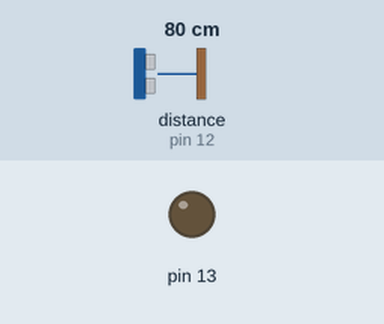
Simulated run of this sketch. Board: Arduino Uno, built with avr-gcc and run on an emulated ATmega328P. Parts: output pins drawn as LEDs (lit = HIGH). Inputs (shaded band) come from the test bench; at power-on: distance to the obstacle (sensor on pin 12) 80 cm. The echo pulse lasts 58.3 µs per cm.

Above: at 1.2 s.
1.3 s: distance to the obstacle (sensor on pin 12) set to 17 cm
2.8 s: distance to the obstacle (sensor on pin 12) set to 14 cm
At 3.5 s:
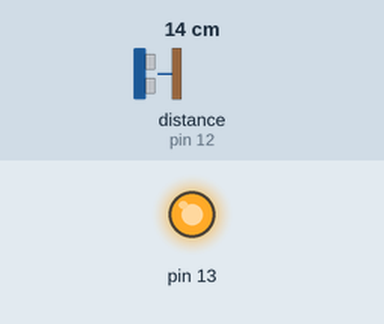
5.8 s: distance to the obstacle (sensor on pin 12) set to 7 cm
8.8 s: distance to the obstacle (sensor on pin 12) set to 4 cm
At 9.5 s:
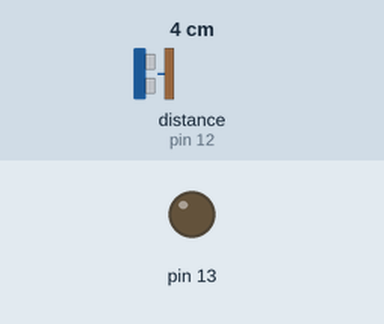
10.3 s: distance to the obstacle (sensor on pin 12) set to 2 cm
At 11.6 s:
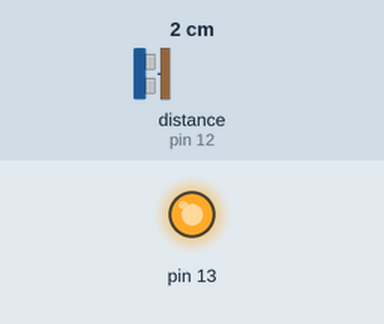
Timing chart, 0 to 12.8 s (numbered marks = the images above; inputs shaded):
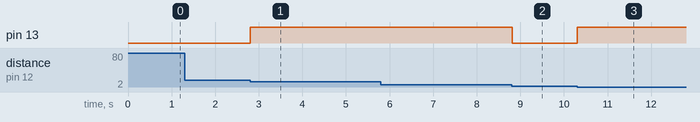

The sketch:

ultranewping.ino
```cpp
#include <NewPing.h>

#define trig 11
#define echo 12
#define MAX_distance 400
NewPing sonic(trig , echo, MAX_distance);
int distance;
void setup() {
  // put your setup code here, to run once:
pinMode(13,HIGH);
}

void loop() {
  // put your main code here, to run repeatedly:
distance = sonic.ping_cm();
if(distance <= 15 && distance > 10){
  digitalWrite(13, HIGH);
  delay(1000);
}
if(distance <= 10 && distance > 5){
  digitalWrite(13, HIGH);
  delay(1000);
}
if(distance <= 2)
 digitalWrite(13, HIGH);
 else
  digitalWrite(13, LOW);
}
```

Measured:
- the behaviour switches between 16 and 15 cm on distance to the obstacle (sensor on pin 12) (found by bisection; images 0 and 1)
- the behaviour switches between 6 and 5 cm on distance to the obstacle (sensor on pin 12) (found by bisection; images 1 and 2)
- the behaviour switches between 3 and 2 cm on distance to the obstacle (sensor on pin 12) (found by bisection; images 2 and 3)
- after the input at 1.3 s, every drawn part: stays the same
- after the input at 2.8 s, pin 13: LOW → HIGH at once
- after the input at 8.8 s, pin 13: HIGH → LOW at once
- after the input at 10.3 s, pin 13: LOW → HIGH at once
